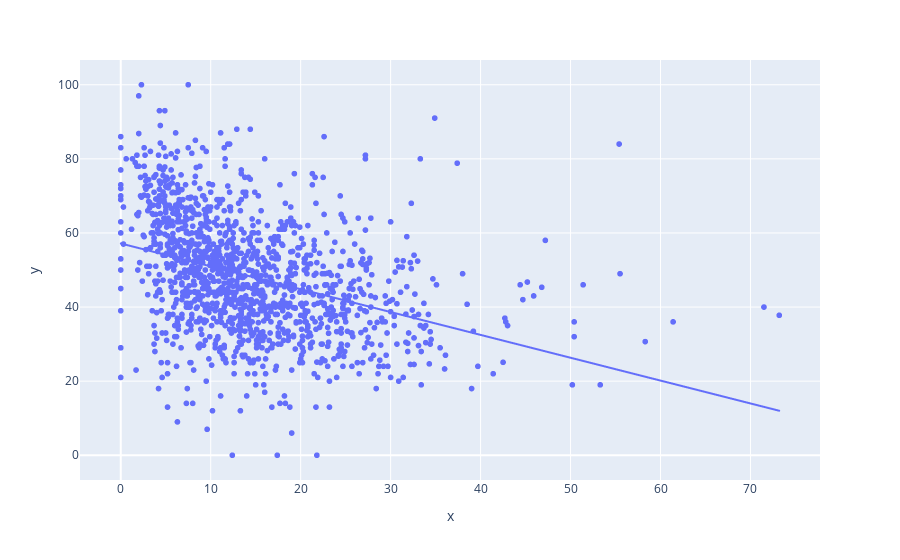

Write notebook code for a chart like this one.
### Markdown cell above
**Callout**:

Trend vs poverty

### Code cell
px.scatter(x=data['percent_below_poverty'], y=data['reading_mean'], trendline='ols')

### Figure 1 — Plotly figure (JSON) as saved in the notebook; plotly's stock layout.template omitted (floating-point values rounded to 4 significant figures; data arrays with more than 128 entries replaced by an {"elided": "..."} marker saying what was removed)
{"data": [{"hovertemplate": "x=%{x}<br>y=%{y}<extra></extra>", "legendgroup": "", "marker": {"color": "#636efa", "symbol": "circle"}, "mode": "markers", "name": "", "showlegend": false, "type": "scattergl", "x": {"elided": "1453 float values"}, "xaxis": "x", "y": {"elided": "1453 float values"}, "yaxis": "y"}, {"hovertemplate": "<b>OLS trendline</b><br>y = -0.616816 * x + 57.1588<br>R<sup>2</sup>=0.136489<br><br>x=%{x}<br>y=%{y} <b>(trend)</b><extra></extra>", "legendgroup": "", "marker": {"color": "#636efa", "symbol": "circle"}, "mode": "lines", "name": "", "showlegend": false, "type": "scattergl", "x": {"elided": "1395 float values"}, "xaxis": "x", "y": {"elided": "1395 float values"}, "yaxis": "y"}], "layout": {"legend": {"tracegroupgap": 0}, "margin": {"t": 60}, "xaxis": {"anchor": "y", "domain": [0, 1], "title": {"text": "x"}}, "yaxis": {"anchor": "x", "domain": [0, 1], "title": {"text": "y"}}}}
